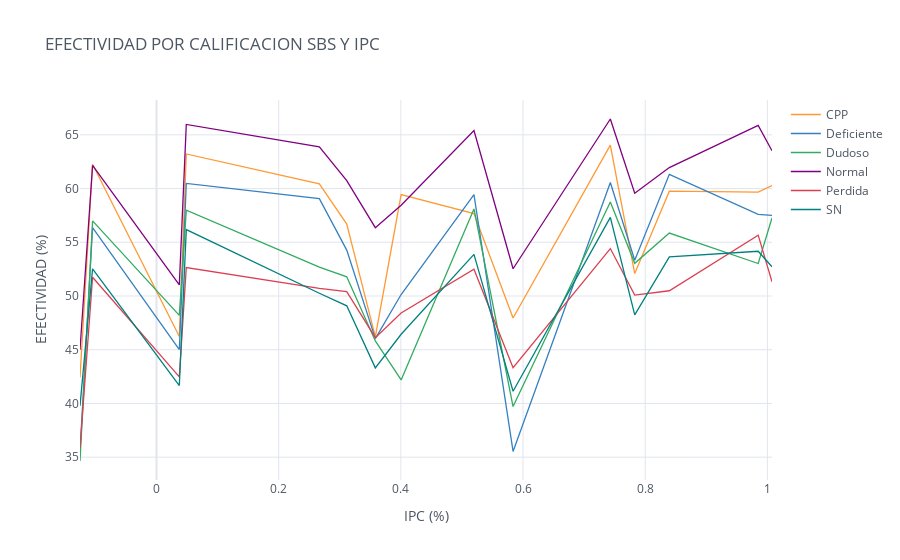

Here is the notebook cell this chart was saved with:
### Code cell
SBS_IPC.iplot(kind='line', xTitle='IPC (%)', yTitle='EFECTIVIDAD (%)',
                    title='EFECTIVIDAD POR CALIFICACION SBS Y IPC')

### Figure 1 — Plotly figure (JSON) as saved in the notebook; plotly's stock layout.template omitted (floating-point values rounded to 4 significant figures)
{"data": [{"line": {"color": "rgba(255, 153, 51, 1.0)", "dash": "solid", "shape": "linear", "width": 1.3}, "mode": "lines", "name": "CPP", "text": "", "type": "scatter", "x": [-0.1253, -0.1047, 0.03733, 0.04873, 0.2666, 0.3114, 0.3582, 0.4004, 0.5197, 0.5837, 0.7429, 0.7828, 0.8395, 0.9849, 1.008], "y": [42.42, 62.27, 46.24, 63.22, 60.43, 56.7, 46.2, 59.45, 57.68, 47.95, 64.05, 52.09, 59.76, 59.66, 60.27]}, {"line": {"color": "rgba(55, 128, 191, 1.0)", "dash": "solid", "shape": "linear", "width": 1.3}, "mode": "lines", "name": "Deficiente", "text": "", "type": "scatter", "x": [-0.1253, -0.1047, 0.03733, 0.04873, 0.2666, 0.3114, 0.3582, 0.4004, 0.5197, 0.5837, 0.7429, 0.7828, 0.8395, 0.9849, 1.008], "y": [35.51, 56.37, 45.01, 60.48, 59.07, 54.27, 46.03, 50.14, 59.43, 35.54, 60.57, 53.33, 61.32, 57.6, 57.51]}, {"line": {"color": "rgba(50, 171, 96, 1.0)", "dash": "solid", "shape": "linear", "width": 1.3}, "mode": "lines", "name": "Dudoso", "text": "", "type": "scatter", "x": [-0.1253, -0.1047, 0.03733, 0.04873, 0.2666, 0.3114, 0.3582, 0.4004, 0.5197, 0.5837, 0.7429, 0.7828, 0.8395, 0.9849, 1.008], "y": [34.64, 56.99, 48.2, 57.99, 52.69, 51.79, 45.82, 42.19, 58.1, 39.71, 58.74, 53.04, 55.85, 53.02, 57.26]}, {"line": {"color": "rgba(128, 0, 128, 1.0)", "dash": "solid", "shape": "linear", "width": 1.3}, "mode": "lines", "name": "Normal", "text": "", "type": "scatter", "x": [-0.1253, -0.1047, 0.03733, 0.04873, 0.2666, 0.3114, 0.3582, 0.4004, 0.5197, 0.5837, 0.7429, 0.7828, 0.8395, 0.9849, 1.008], "y": [44.99, 62.15, 51.04, 65.97, 63.89, 60.74, 56.36, 58.45, 65.41, 52.54, 66.47, 59.56, 61.95, 65.88, 63.52]}, {"line": {"color": "rgba(219, 64, 82, 1.0)", "dash": "solid", "shape": "linear", "width": 1.3}, "mode": "lines", "name": "Perdida", "text": "", "type": "scatter", "x": [-0.1253, -0.1047, 0.03733, 0.04873, 0.2666, 0.3114, 0.3582, 0.4004, 0.5197, 0.5837, 0.7429, 0.7828, 0.8395, 0.9849, 1.008], "y": [35.85, 51.75, 42.48, 52.65, 50.71, 50.4, 46.13, 48.41, 52.5, 43.33, 54.42, 50.08, 50.49, 55.66, 51.32]}, {"line": {"color": "rgba(0, 128, 128, 1.0)", "dash": "solid", "shape": "linear", "width": 1.3}, "mode": "lines", "name": "SN", "text": "", "type": "scatter", "x": [-0.1253, -0.1047, 0.03733, 0.04873, 0.2666, 0.3114, 0.3582, 0.4004, 0.5197, 0.5837, 0.7429, 0.7828, 0.8395, 0.9849, 1.008], "y": [39.78, 52.53, 41.66, 56.18, 50.26, 49.09, 43.31, 46.44, 53.88, 41.13, 57.32, 48.24, 53.65, 54.16, 52.72]}], "layout": {"legend": {"bgcolor": "#FFFFFF", "font": {"color": "#4D5663"}}, "paper_bgcolor": "#FFFFFF", "plot_bgcolor": "#FFFFFF", "title": {"font": {"color": "#4D5663"}, "text": "EFECTIVIDAD POR CALIFICACION SBS Y IPC"}, "xaxis": {"gridcolor": "#E1E5ED", "showgrid": true, "tickfont": {"color": "#4D5663"}, "title": {"font": {"color": "#4D5663"}, "text": "IPC (%)"}, "zerolinecolor": "#E1E5ED"}, "yaxis": {"gridcolor": "#E1E5ED", "showgrid": true, "tickfont": {"color": "#4D5663"}, "title": {"font": {"color": "#4D5663"}, "text": "EFECTIVIDAD (%)"}, "zerolinecolor": "#E1E5ED"}}}
